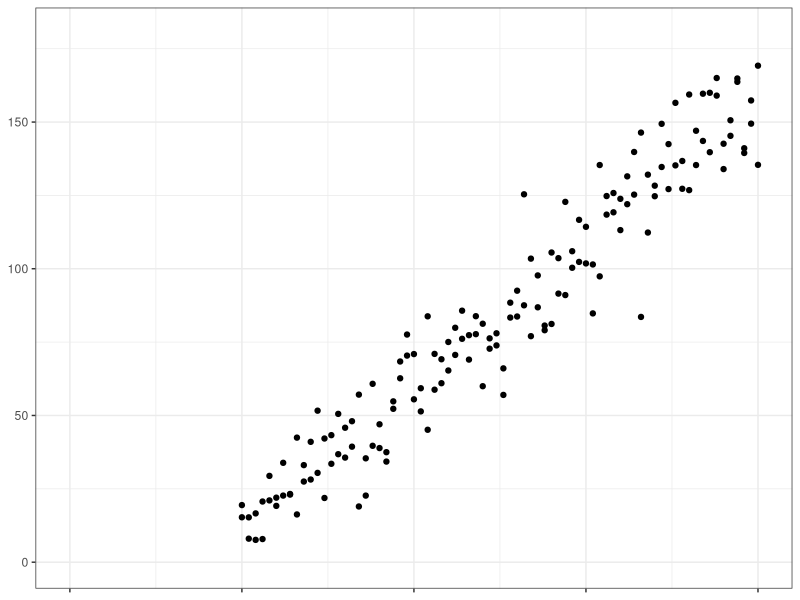
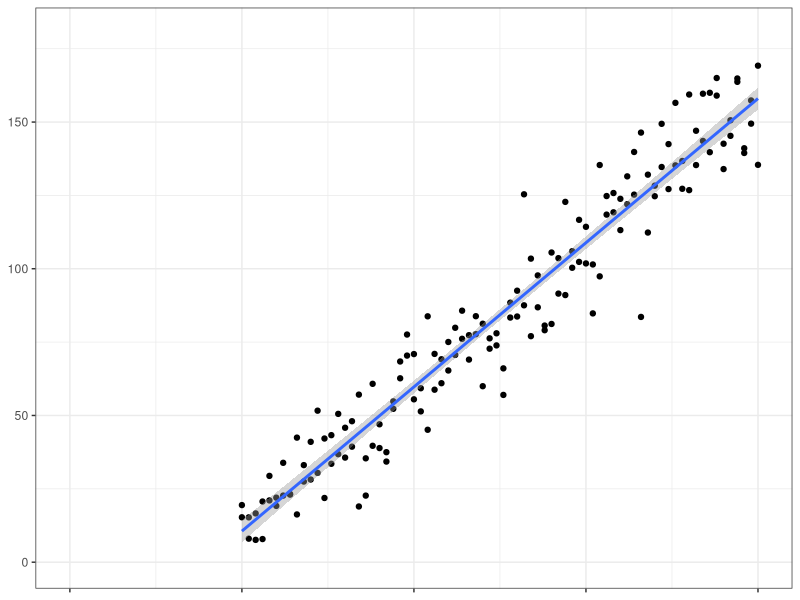
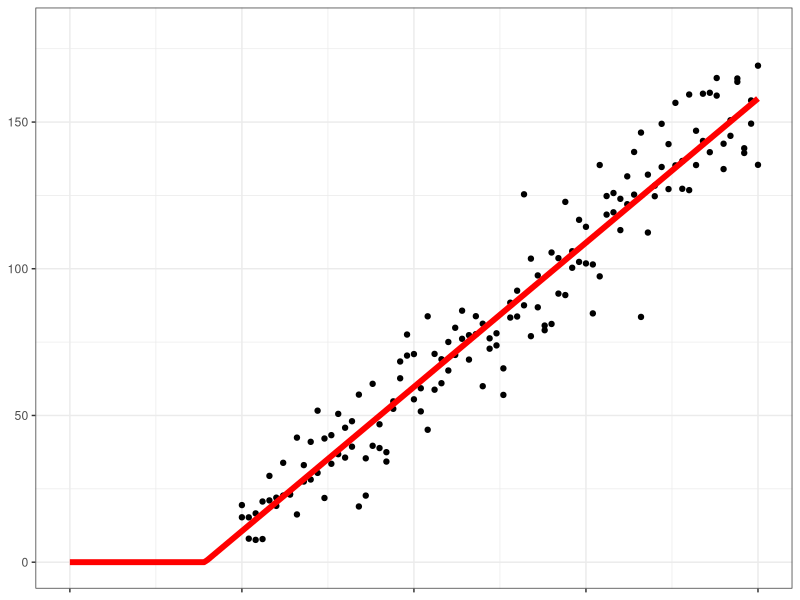
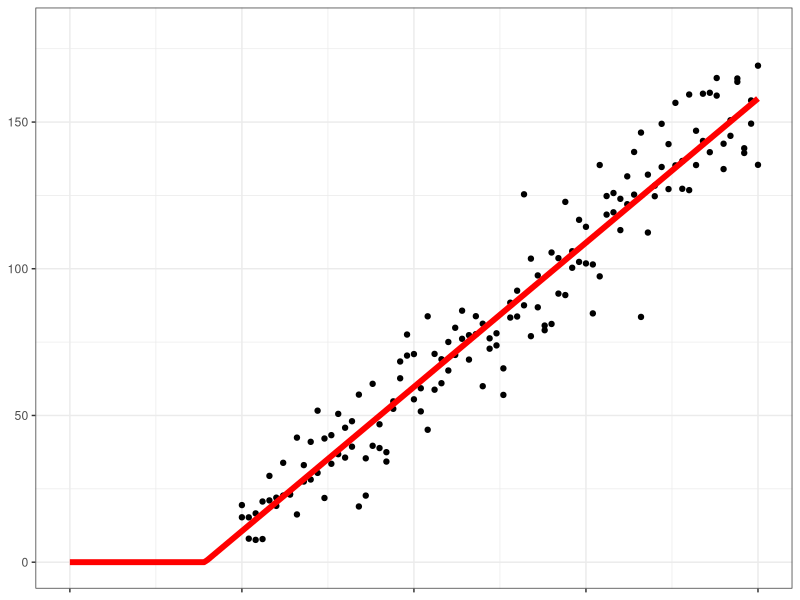

Write the R code that produced these figures, in order.
## ---- chunk 1
options(htmltools.dir.version = FALSE)
## ---- chunk 2
library(ggplot2)
set.seed(42)
n = rep(25:100,2)
a = -40
b = 2
sig2 = n^1.2
eps = rnorm(n, mean = 0, sd = sqrt(sig2))
y = a+b*n + eps
data = data.frame(x = n, y = y)
mod = lm(y~n)
ggplot(data, aes(x = x, y = y)) +
  scale_x_continuous(limits = c(0, 100)) +
  scale_y_continuous(limits = c(0, 180)) +
  theme_bw() +
  theme(axis.title.x = element_blank(),
        axis.title.y = element_blank(),
        axis.text.x = element_blank()) +
  geom_point() 
## ---- chunk 3
ggplot(data, aes(x = x, y = y)) +
  scale_x_continuous(limits = c(0, 100)) +
  scale_y_continuous(limits = c(0, 180)) +
  theme_bw() +
  theme(axis.title.x = element_blank(),
        axis.title.y = element_blank(),
        axis.text.x = element_blank()) +
  geom_point() +
  geom_smooth(method = 'lm')
## ---- chunk 4
x <- seq(from = 0, to = 100, by = 0.5)
relu <- function(x)
  sapply(x, function(y) max(0, 
                            mod$coefficients[2]*y+mod$coefficients[1]))

relufit <- data.frame(x = x, relu = relu(x)) 
  
ggplot(data, aes(x = x, y = y)) +
  scale_x_continuous(limits = c(0, 100)) +
  scale_y_continuous(limits = c(0, 180)) +
  theme_bw() +
  theme(axis.title.x = element_blank(),
        axis.title.y = element_blank(),
        axis.text.x = element_blank()) +
  geom_point() +
  geom_line(data = relufit, aes(x = x, y = relu), 
            color = "red",
            size = 2)
## ---- chunk 5
ggplot(data, aes(x = x, y = y)) +
  scale_x_continuous(limits = c(0, 100)) +
  scale_y_continuous(limits = c(0, 180)) +
  theme_bw() +
  theme(axis.title.x = element_blank(),
        axis.title.y = element_blank(),
        axis.text.x = element_blank()) +
  geom_point() +
  geom_line(data = relufit, aes(x = x, y = relu), 
            color = "red",
            size = 2)
